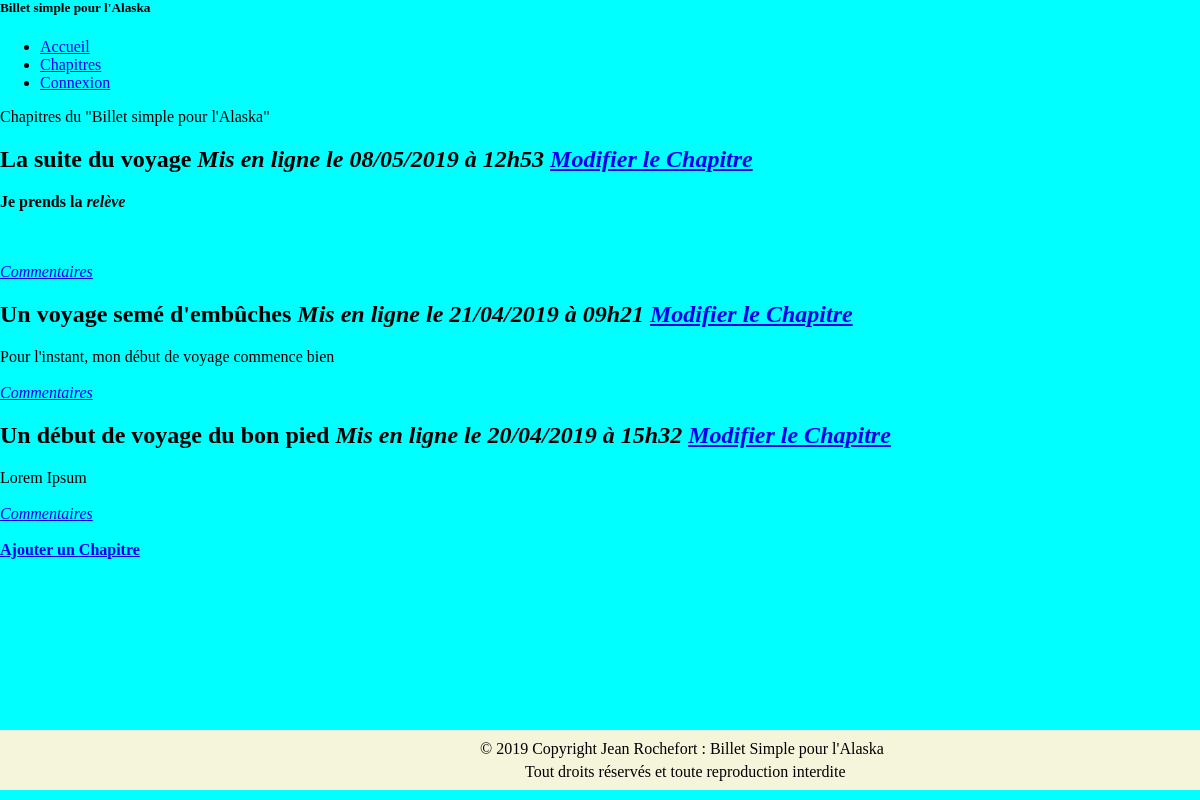
The page / on the database its author committed.
### tables this page shows
CREATE TABLE IF NOT EXISTS `post` (
  `id` int(11) NOT NULL AUTO_INCREMENT,
  `FK_admin` int(11) NOT NULL,
  `title` varchar(255) NOT NULL,
  `content` text NOT NULL,
  `state` tinyint(1) NOT NULL DEFAULT '1',
  `date_hours` datetime NOT NULL,
  PRIMARY KEY (`id`),
  KEY `FK_admin` (`id`)
);

### controller/Chapter_frontend.php (called while the page is built, shortened)
<?php
require_once('model/ChapterConnexion.php');
function listChapter()
{
	$postManager = new \OpenClassrooms\projetopenclassroom\model\ChapterConnexion();
	$posts = $postManager->getPosts();
	require('view/listChapters.php');
}

### model/ChapterConnexion.php (called while the page is built, shortened)
<?php
class ChapterConnexion extends Connexion
{
	public function getPosts()
	{
		$db = $this->dbConnect();
		$req = $db->query('SELECT id, title, content, DATE_FORMAT(date_hours, \'%d/%m/%Y à %Hh%i\') AS date_fr FROM post WHERE state = TRUE ORDER BY date_hours DESC LIMIT 0, 5 ') ;
		return $req;
	}
}

### view/listChapters.php (the view, shortened to what this page needs)
<?php require('header.php'); ?>
<p class="parution">Chapitres du "Billet simple pour l'Alaska" </p>
<?php
while ($data = $posts->fetch())
{
?>
	<div class="chapter">
		<h2>
			<?= htmlspecialchars($data['title']) ?>
			<em> Mis en ligne le <?= $data['date_fr'] ?></em> <em><a href="index.php?action=editChapter&amp;id=<?= $data['id'] ?>"> Modifier le Chapitre</a></em>
		</h2>
			<?= nl2br($data['content']) ?>
			<br /><br />
			<em><a href="index.php?action=post&amp;id=<?= $data['id'] ?>">Commentaires</a></em>
	</div>
<?php
}
?>
<div>
	<br />
	<strong><a href="index.php?action=addChapter">Ajouter un Chapitre</a></strong>
</div>
<?php require('footer.php'); ?>
<?php require('template.php'); ?>

### public/css/style.css (style rules this page uses)
body { background-color: cyan; padding: 0; margin: 0; }

### rows shown on the page
post: title "La suite du voyage", date_fr "08/05/2019 à 12h53", content "Je prends la relève"
post: title "Un voyage semé d'embûches", date_fr "21/04/2019 à 09h21", content "Pour l'instant, mon début de voyage commence bien"
post: title "Un début de voyage du bon pied", date_fr "20/04/2019 à 15h32", content "Lorem Ipsum"
